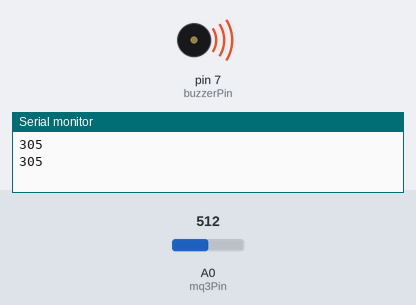
A sketch run on a simulated Arduino Uno, built with avr-gcc and run on an emulated ATmega328P. On the bench: buzzer (waves = sounding, pin HIGH), the last lines printed to the serial monitor. Inputs (shaded band) come from the test bench; at power-on: A0 (mq3Pin) = 512.

Above: at 1.8 s.
1.9 s: A0 (mq3Pin) set to 319
3.4 s: A0 (mq3Pin) set to 296
At 4.8 s:
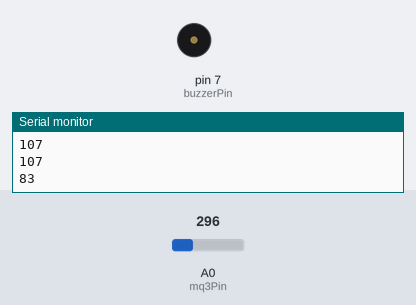
5.5 s: A0 (mq3Pin) set to 511
At 6.3 s:
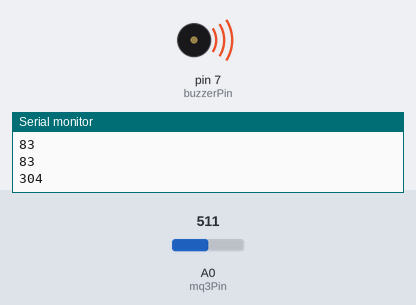
7.5 s: A0 (mq3Pin) set to 306
At 9.1 s:
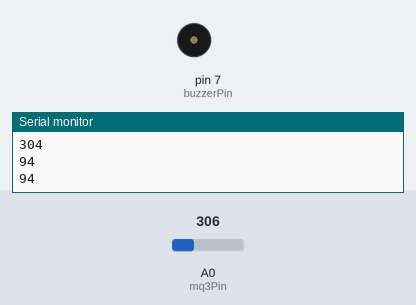
Timing chart, 0 to 10.5 s (numbered marks = the images above; inputs shaded):
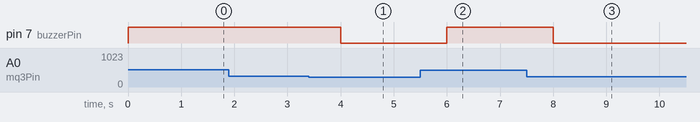

Measured:
- the behaviour switches between 313 and 312 on A0 (mq3Pin) (found by bisection; images 0 and 1)
- after the input at 3.4 s, pin 7 (buzzerPin): HIGH → LOW after 0.60 s
- after the input at 5.5 s, pin 7 (buzzerPin): LOW → HIGH after 0.50 s
- after the input at 7.5 s, pin 7 (buzzerPin): HIGH → LOW after 0.50 s

The sketch:

bcc_arduino.ino
```cpp
const int mq3Pin = A0; // Analog input pin A0
const int buzzerPin = 7; // Buzzer connected to digital pin 7

void setup() {
  Serial.begin(115200); // Initialize serial communication
  pinMode(mq3Pin, INPUT); // Set the analog pin as input
  pinMode(buzzerPin, OUTPUT); // Set the buzzer pin as output
}

void loop() {
  int sensorValue = analogRead(mq3Pin); // Read analog value from the sensor
  float voltage = sensorValue * (5.0 / 1023.0); // Convert sensor value to voltage (assuming 5V Arduino)

  float sensorCurve = 0.21; // Sensitivity characteristic curve
  float sensorOffset = 0.22; // Sensor offset value
  float alcoholConcentration = sensorCurve * voltage - sensorOffset; // Calculate estimated alcohol concentration

  if (alcoholConcentration < 0.00) {
    alcoholConcentration = 0.00; // Avoid negative values
  }

  int alcoholConcentrationInt = static_cast<int>(alcoholConcentration * 1000); // Convert to integer milligrams per liter

  if(alcoholConcentrationInt > 100){
    digitalWrite(buzzerPin, HIGH);
  }else{
    digitalWrite(buzzerPin, LOW);
  }

if (alcoholConcentrationInt == 0){
  Serial.print("");
}else if(alcoholConcentrationInt == 0 && alcoholConcentrationInt < 40){
  Serial.println(alcoholConcentrationInt);
}else{
  Serial.println(alcoholConcentrationInt);
}

  // Serial.println(alcoholConcentrationInt); // Send alcohol concentration data to ESP8266
  delay(1000); // Delay before sending the next reading
}
```
